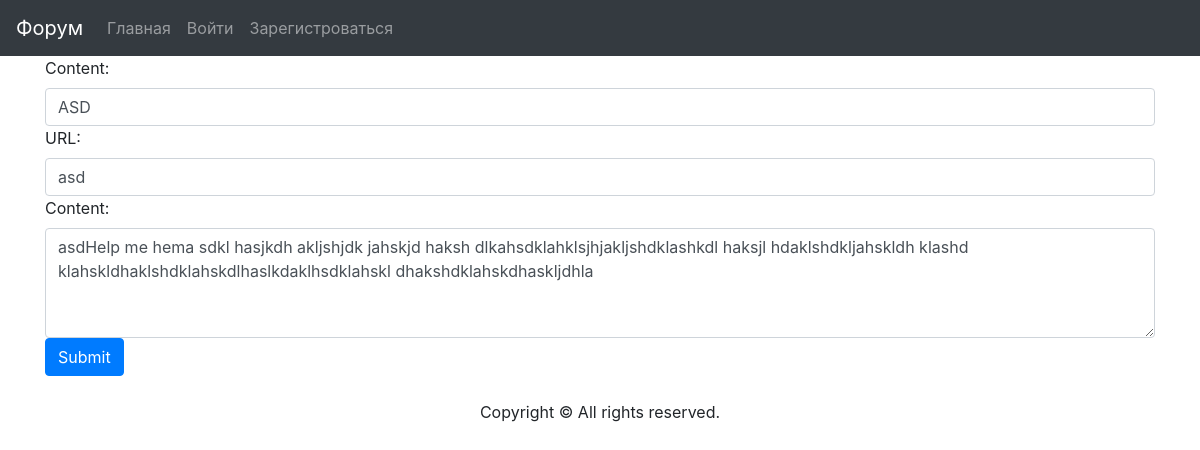
Page /edit_page/asd on the committed database.
### testapp/models.py (models this page shows, shortened)
class Content(models.Model):
    title = models.CharField(max_length=200, verbose_name='Content')
    slug = models.SlugField(null=True, max_length=255, unique=True, db_index=True, verbose_name="URL")
    content = models.TextField(blank=True,)
    photo = models.ImageField(upload_to='photos/%d/')
    time_create = models.DateTimeField(auto_now_add=True)
    time_updated = models.DateTimeField(auto_now=True)
    is_published = models.BooleanField(default=True, )
    author = models.ForeignKey(User, on_delete=models.CASCADE, default=None, blank=True)
    cat = models.ForeignKey('Category', on_delete=models.PROTECT, null=True, )
    class Meta:
        verbose_name = 'Content'

### testapp/views.py (the view)
# urls.py: path('edit_page/<slug:thread_id>', edit_page, name='edit_page'),
def edit_page(request, thread_id):
    topic = Content.objects.get(slug=thread_id)
    form = Addforms(instance=topic)
    if request.method == 'POST':
        form = Addforms(request.POST, instance=topic)
        if form.is_valid():
            form.save()
            return redirect('forum')
    context = {'topic': topic,
               'form': form,
               }
    return render(request, 'forum/edit_page.html', context=context)

### testapp/forms.py
class Addforms(forms.ModelForm):
    class Meta:
        model = Content
        fields = ['title', 'slug', 'content', ]
        widgets = {
            'title': forms.TextInput(attrs={'class': 'form-input'}),
            'content': forms.Textarea(attrs={'cols': 50, 'rows': 4}),
        }
    def __init__(self, *args, **kwargs):
        super().__init__(*args, **kwargs)
        for field in self.fields:
            self.fields[field].widget.attrs['class'] = 'form-control'

### testapp/templates/Forum/edit_page.html (shortened to what this page needs)
      {% extends 'user/base.html' %}
      {% block content %}
      <div class="container" style="display: block;
    margin-left: auto;
    margin-right: auto;">
                  <form id="edit_form" method="POST" role="form">
                      {{ form }}
                      <button type="submit" class="btn btn-primary">Submit</button>
                  </form>
      </div>
      {% endblock %}

### rows in the picture
Content: title "ASD", slug "asd", content "asdHelp me hema sdkl hasjkdh akljshjdk jahskjd haksh dlkahsdklahklsjhjakljshdklashkdl haksjl hdaklshdkljahskldh klashd klahskldhaklshdklahskdlhaslkdaklhsdklahskl dhakshdklahskdhaskljdhla"
